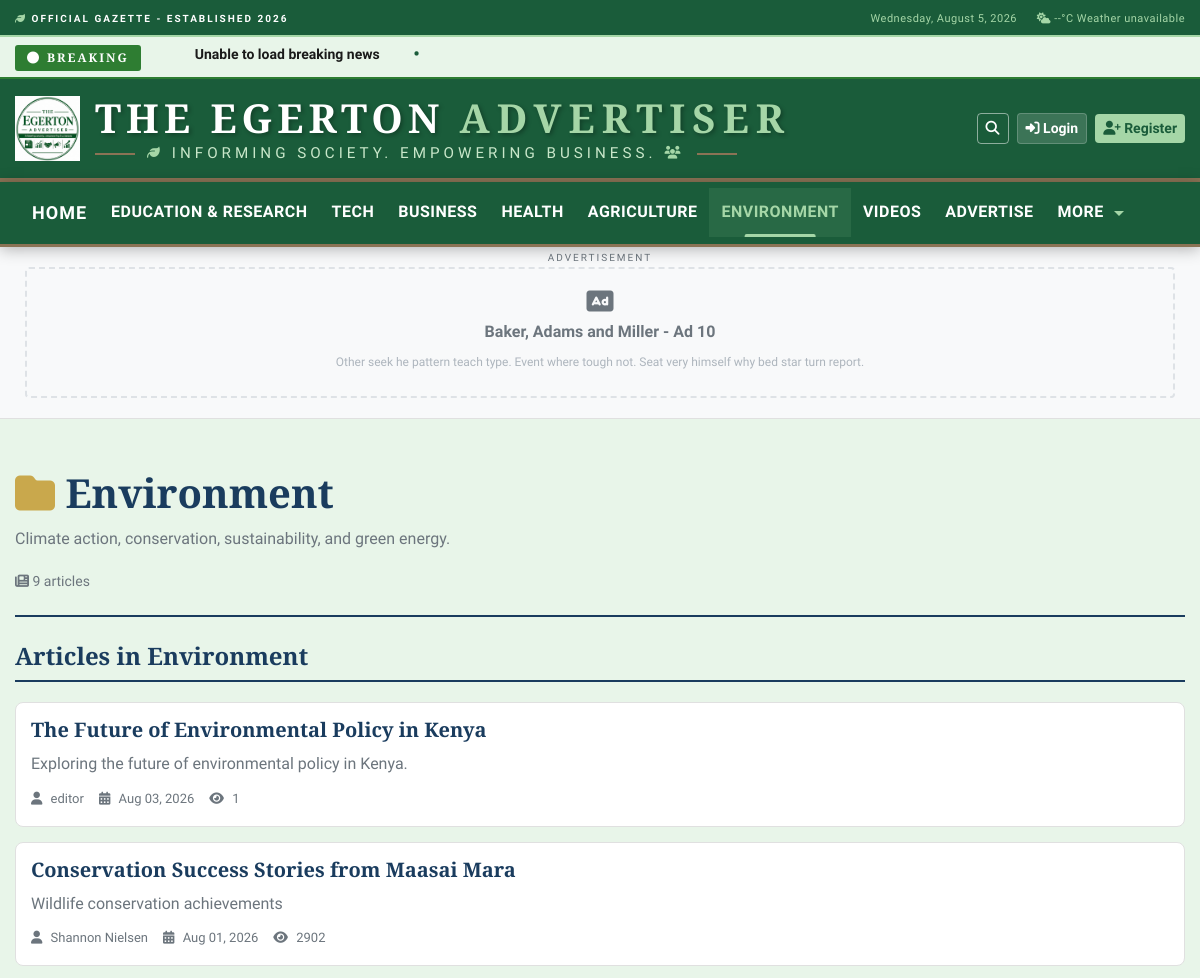
The app's page /articles/category/environment/ (upper part), older data.
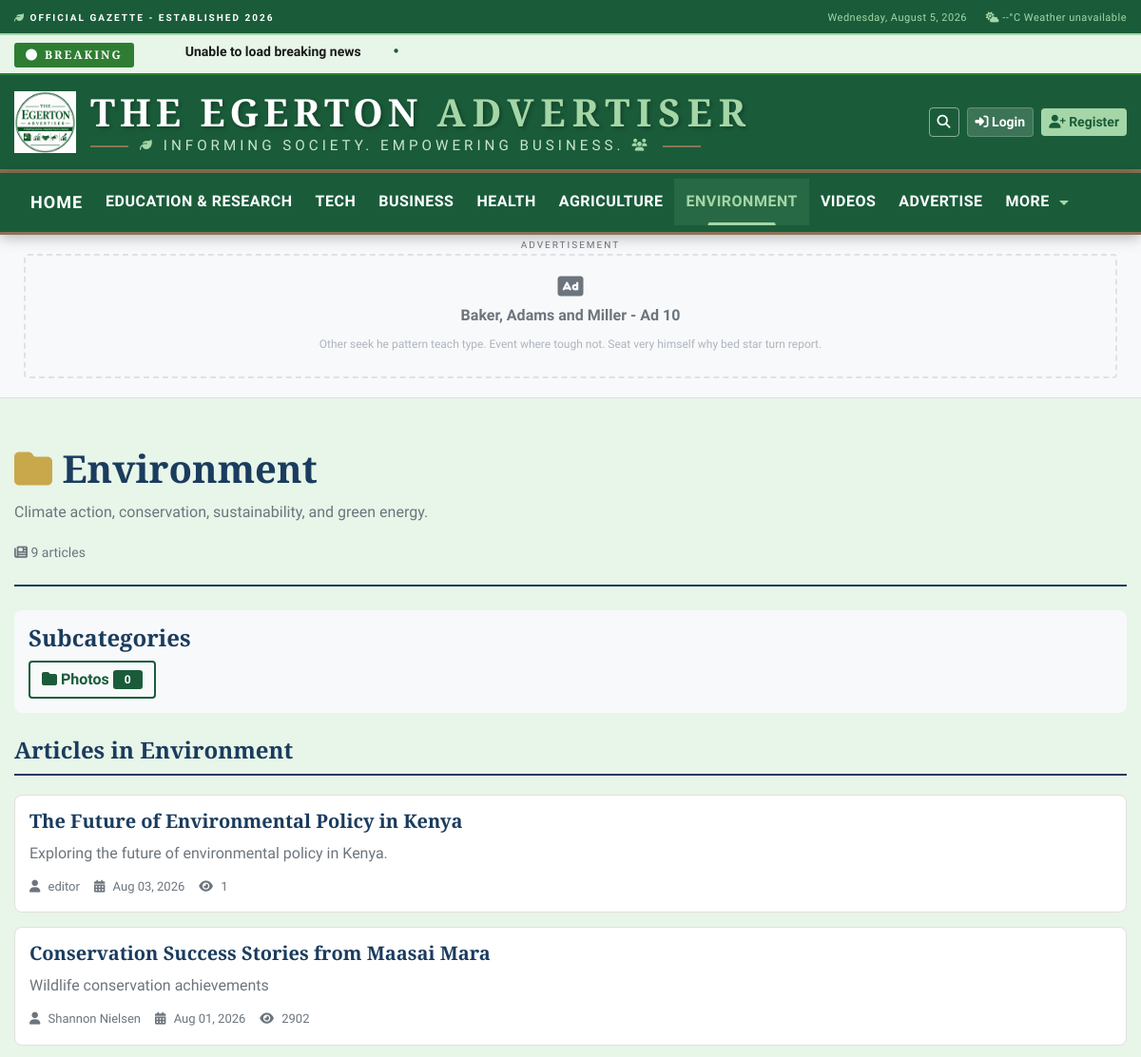
The same page, newer data.
### apps/articles/models.py (models this page shows, shortened)
class Article(models.Model):
    STATUS_CHOICES = (
        ('draft', 'Draft'),
        ('pending', 'Pending Review'),
        ('published', 'Published'),
        ('scheduled', 'Scheduled'),
        ('archived', 'Archived'),
        ('trash', 'Trash'),
    )
    PUBLISH_NOW = 'publish_now'
    SCHEDULE = 'schedule'
    PUBLISH_OPTIONS = (
        (PUBLISH_NOW, 'Publish Now'),
        (SCHEDULE, 'Schedule'),
    )
    title = models.CharField(
        max_length=300,
        validators=[MinLengthValidator(5)],
        help_text="Enter a compelling title for your article"
    )
    slug = models.SlugField(
        max_length=350,
        unique=True,
        blank=True,
        help_text="URL-friendly version of the title"
    )
    excerpt = models.TextField(
        max_length=500,
        blank=True,
        help_text="A short summary of the article. Leave blank to auto-generate from content."
    )
    content = RichTextUploadingField(
        config_name='default',
        help_text="Write your article content here"
    )
    featured_image = models.ImageField(
        upload_to='articles/%Y/%m/%d/',
        blank=True,
        null=True,
        help_text="Main image for the article"
    )
    featured_image_alt = models.CharField(
        max_length=200,
        blank=True,
        help_text="Alternative text for the featured image"
    )
    featured_image_caption = models.CharField(
        max_length=200,
        blank=True,
        help_text="Caption for the featured image"
    )
    author = models.ForeignKey(
        User,
        on_delete=models.CASCADE,
        related_name='articles',
        help_text="Author of the article"
    )
    category = models.ForeignKey(
        Category,
        on_delete=models.SET_NULL,
        null=True,
        related_name='articles',
        help_text="Primary category for the article"
    )
    tags = models.ManyToManyField(
        Tag,
        blank=True,
        related_name='articles',
        help_text="Tags to categorize the article"
    )
    status = models.CharField(
        max_length=20,
        choices=STATUS_CHOICES,
        default='draft'
    )
    publish_option = models.CharField(
        max_length=20,
        choices=PUBLISH_OPTIONS,
        default=PUBLISH_NOW
    )
    created_at = models.DateTimeField(auto_now_add=True)
    updated_at = models.DateTimeField(auto_now=True)
    published_at = models.DateTimeField(null=True, blank=True)
    scheduled_for = models.DateTimeField(null=True, blank=True)
    archived_at = models.DateTimeField(null=True, blank=True)
    views_count = models.PositiveIntegerField(default=0)
    shares_count = models.PositiveIntegerField(default=0)
    likes_count = models.PositiveIntegerField(default=0)
    bookmarks_count = models.PositiveIntegerField(default=0)
    reading_time = models.PositiveSmallIntegerField(default=0)
    is_featured = models.BooleanField(default=False)
    featured_order = models.PositiveIntegerField(default=0)
    is_breaking = models.BooleanField(default=False)
    is_exclusive = models.BooleanField(default=False)
    is_editor_pick = models.BooleanField(default=False)
    seo_title = models.CharField(max_length=150, blank=True)
    seo_description = models.CharField(max_length=200, blank=True)
    seo_keywords = models.CharField(max_length=200, blank=True)
    canonical_url = models.URLField(blank=True)
    custom_css = models.TextField(blank=True)
    custom_js = models.TextField(blank=True)
    extra_meta = models.JSONField(default=dict, blank=True)
    related_articles = models.ManyToManyField(
        'self',
        blank=True,
        symmetrical=False,
        through='RelatedArticle'
    )
    meta_description = models.TextField(max_length=300, blank=True)
    meta_keywords = models.CharField(max_length=300, blank=True)
    reference_url = models.URLField(blank=True)
    reference_text = models.CharField(max_length=200, blank=True)
    class Meta:
        db_table = 'articles'
        ordering = ['-published_at', '-created_at']
        indexes = [
            models.Index(fields=['status', 'published_at']),
            models.Index(fields=['slug']),
            models.Index(fields=['author', 'status']),
            models.Index(fields=['category', 'status']),
            models.Index(fields=['is_featured', 'featured_order']),
            models.Index(fields=['is_breaking']),
            models.Index(fields=['created_at']),
            models.Index(fields=['views_count']),
        ]
        permissions = [
            ("can_publish_article", "Can publish articles"),
            ("can_edit_any_article", "Can edit any article"),
            ("can_delete_any_article", "Can delete any article"),
            ("can_feature_articles", "Can feature articles"),
        ]
    def get_absolute_url(self):
        return reverse('articles:detail', kwargs={'slug': self.slug})

### apps/accounts/models.py (models this page shows, shortened)
class User(AbstractUser):
    ROLE_CHOICES = (
        ('super_admin', 'Super Administrator'),
        ('admin', 'Administrator'),
        ('editor', 'Editor'),
        ('journalist', 'Journalist'),
        ('subscriber', 'Subscriber'),
        ('advertiser', 'Advertiser'),
    )
    DEPARTMENT_CHOICES = (
        ('news', 'News Department'),
        ('politics', 'Political Desk'),
        ('business', 'Business Desk'),
        ('sports', 'Sports Desk'),
        ('entertainment', 'Entertainment Desk'),
        ('editorial', 'Editorial Board'),
        ('advertising', 'Advertising Department'),
        ('administration', 'Administration'),
    )
    username = models.CharField(
        max_length=150,
        unique=True,
        validators=[
            RegexValidator(
                regex=r'^[\w.@+-]+$',
                message='Enter a valid username. This value may contain only letters, numbers, and @/./+/-/_ characters.'
            ),
            MinLengthValidator(3)
        ],
        error_messages={
            'unique': 'A user with that username already exists.',
        }
    )
    email = models.EmailField(unique=True)
    first_name = models.CharField(max_length=150)
    last_name = models.CharField(max_length=150)
    role = models.CharField(max_length=20, choices=ROLE_CHOICES, default='subscriber')
    department = models.CharField(max_length=20, choices=DEPARTMENT_CHOICES, blank=True, null=True)
    bio = models.TextField(max_length=500, blank=True)
    profile_picture = models.ImageField(upload_to='profiles/%Y/%m/', blank=True, null=True)
    phone_number = models.CharField(max_length=20, blank=True)
    website = models.URLField(blank=True)
    social_links = models.JSONField(default=dict, blank=True)
    is_verified = models.BooleanField(default=False)
    is_active = models.BooleanField(default=True)
    is_staff = models.BooleanField(default=False)
    is_superuser = models.BooleanField(default=False)
    last_login = models.DateTimeField(null=True, blank=True)
    date_joined = models.DateTimeField(auto_now_add=True)
    updated_at = models.DateTimeField(auto_now=True)
    employee_id = models.CharField(max_length=20, blank=True, unique=True, null=True)
    hire_date = models.DateField(null=True, blank=True)
    job_title = models.CharField(max_length=100, blank=True)
    email_notifications = models.BooleanField(default=True)
    push_notifications = models.BooleanField(default=True)
    language = models.CharField(max_length=10, default='en')
    timezone = models.CharField(max_length=50, default='UTC')
    failed_login_attempts = models.PositiveIntegerField(default=0)
    locked_until = models.DateTimeField(null=True, blank=True)
    two_factor_enabled = models.BooleanField(default=False)
    articles_written = models.PositiveIntegerField(default=0)
    total_views = models.PositiveIntegerField(default=0)
    reputation_score = models.IntegerField(default=0)
    class Meta:
        db_table = 'users'
        indexes = [
            models.Index(fields=['email']),
            models.Index(fields=['role']),
            models.Index(fields=['department']),
            models.Index(fields=['is_active', 'is_verified']),
            models.Index(fields=['username']),  # Added for faster lookups
        ]
        permissions = [
            ("can_publish_articles", "Can publish articles"),
            ("can_manage_users", "Can manage users"),
            ("can_moderate_comments", "Can moderate comments"),
            ("can_manage_ads", "Can manage advertisements"),
            ("can_view_analytics", "Can view analytics"),
            ("can_manage_settings", "Can manage site settings"),
            ("can_manage_media", "Can manage media files"),  # Added
            ("can_manage_newsletter", "Can manage newsletter"),  # Added
        ]
        ordering = ['-date_joined']  # Added for default ordering
    def get_full_name(self):
        return f"{self.first_name} {self.last_name}".strip()
    @property
    def can_manage_users(self):
        """Check if user can manage other users."""
        return self.role in ['super_admin', 'admin']

### apps/categories/models.py (models this page shows, shortened)
class Category(models.Model):
    name = models.CharField(
        max_length=100,
        unique=True,
        validators=[MinLengthValidator(2)],
        help_text="Category name (e.g., Politics, Business, Sports)"
    )
    slug = models.SlugField(
        max_length=120,
        unique=True,
        blank=True,
        help_text="URL-friendly version of the category name"
    )
    description = models.TextField(
        max_length=500,
        blank=True,
        help_text="Brief description of the category"
    )
    icon = models.CharField(
        max_length=50,
        blank=True,
        help_text="FontAwesome icon class (e.g., fa-gavel for Politics)"
    )
    color = models.CharField(
        max_length=7,
        blank=True,
        help_text="Hex color code for the category (e.g., #FF0000)"
    )
    parent = models.ForeignKey(
        'self',
        on_delete=models.CASCADE,
        null=True,
        blank=True,
        related_name='children',
        help_text="Parent category if this is a sub-category"
    )
    order = models.PositiveIntegerField(
        default=0,
        help_text="Display order in navigation"
    )
    is_active = models.BooleanField(
        default=True,
        help_text="Whether this category is active and visible"
    )
    is_featured = models.BooleanField(
        default=False,
        help_text="Whether to show this category in featured sections"
    )
    seo_title = models.CharField(max_length=150, blank=True)
    seo_description = models.CharField(max_length=200, blank=True)
    seo_keywords = models.CharField(max_length=200, blank=True)
    image = models.ImageField(
        upload_to='categories/%Y/%m/',
        blank=True,
        null=True,
        help_text="Category image for featured sections"
    )
    image_alt = models.CharField(max_length=200, blank=True)
    article_count = models.PositiveIntegerField(default=0)
    total_views = models.PositiveIntegerField(default=0)
    created_at = models.DateTimeField(auto_now_add=True)
    updated_at = models.DateTimeField(auto_now=True)
    class Meta:
        db_table = 'categories'
        verbose_name_plural = 'Categories'
        ordering = ['order', 'name']
        indexes = [
            models.Index(fields=['slug']),
            models.Index(fields=['parent', 'is_active']),
            models.Index(fields=['order']),
        ]
    def get_absolute_url(self):
        return reverse('categories:detail', kwargs={'slug': self.slug})

### apps/articles/views.py (the view)
# urls.py: path('category/<slug:slug>/', views.category_view, name='category'),
def category_view(request, slug):
    from apps.categories.models import Category
    from django.core.paginator import Paginator
    category = get_object_or_404(Category, slug=slug, is_active=True)
    articles = Article.objects.filter(
        category=category,
        status='published',
        published_at__lte=timezone.now()
    ).select_related('author', 'category').prefetch_related('tags').order_by('-published_at', '-created_at')
    featured_article = articles.filter(is_featured=True).first()
    paginator = Paginator(articles, 12)
    page = request.GET.get('page')
    try:
        articles = paginator.page(page)
    except PageNotAnInteger:
        articles = paginator.page(1)
    except EmptyPage:
        articles = paginator.page(paginator.num_pages)
    subcategories = category.children.filter(is_active=True)
    article_count = Article.objects.filter(
        category=category,
        status='published',
        published_at__lte=timezone.now()
    ).count()
    context = {
        'category': category,
        'articles': articles,
        'featured_article': featured_article,
        'subcategories': subcategories,
        'article_count': article_count,
        'page_title': f'{category.name} - The Egerton Avenue',
        'section': slug,
    }
    return render(request, 'categories/category_detail.html', context)

### apps/categories/templates/categories/category_detail.html (shortened to what this page needs)
{% extends 'base.html' %}
{% block content %}
<div class="container">
    <div class="category-detail-page">
        <div class="category-header">
            <div class="row align-items-center">
                <div class="col-md-8">
                    <h1><i class="fas fa-{{ category.icon|default:'folder' }}" style="color: #c9a84c;"></i> {{ category.name }}</h1>
                    {% if category.description %}
                    <p>{{ category.description }}</p>
                    {% endif %}
                    <div class="category-meta">
                        <span><i class="fas fa-newspaper"></i> {{ article_count }} articles</span>
                    </div>
                </div>
            </div>
        </div>
        {% if subcategories %}
        <div class="subcategories-section">
            <h4>Subcategories</h4>
            <div class="d-flex flex-wrap gap-2">
                {% for sub in subcategories %}
                <a href="{{ sub.get_absolute_url }}" class="btn btn-outline-primary">
                    <i class="fas fa-{{ sub.icon|default:'folder' }}"></i> {{ sub.name }}
                    <span class="badge bg-primary">{{ sub.article_count }}</span>
                </a>
                {% endfor %}
            </div>
        </div>
        {% endif %}
        <div class="category-articles">
            <h4>Articles in {{ category.name }}</h4>
            {% for article in articles %}
            <div class="article-list-item">
                <div class="row">
                    <div class="col-md-9">
                        <h5><a href="{{ article.get_absolute_url }}">{{ article.title }}</a></h5>
                        <p>{{ article.excerpt|truncatewords:20 }}</p>
                        <div class="article-meta">
                            <span><i class="fas fa-user"></i> {{ article.author.get_full_name|default:article.author.username }}</span>
                            <span><i class="fas fa-calendar-alt"></i> {{ article.published_at|date:"M d, Y" }}</span>
                            <span><i class="fas fa-eye"></i> {{ article.views_count }}</span>
                        </div>
                    </div>
                    <div class="col-md-3">
                    </div>
                </div>
            </div>
            {% empty %}
            <div class="alert alert-info">
                <i class="fas fa-info-circle"></i> No articles in this category yet.
            </div>
            {% endfor %}
        </div>
    </div>
</div>
{% endblock %}

Row changes from the older to the newer data that the page shows:
added Category: name "Photos", article_count "0"
Text that changed along with them:
text now shown: "Subcategories"
